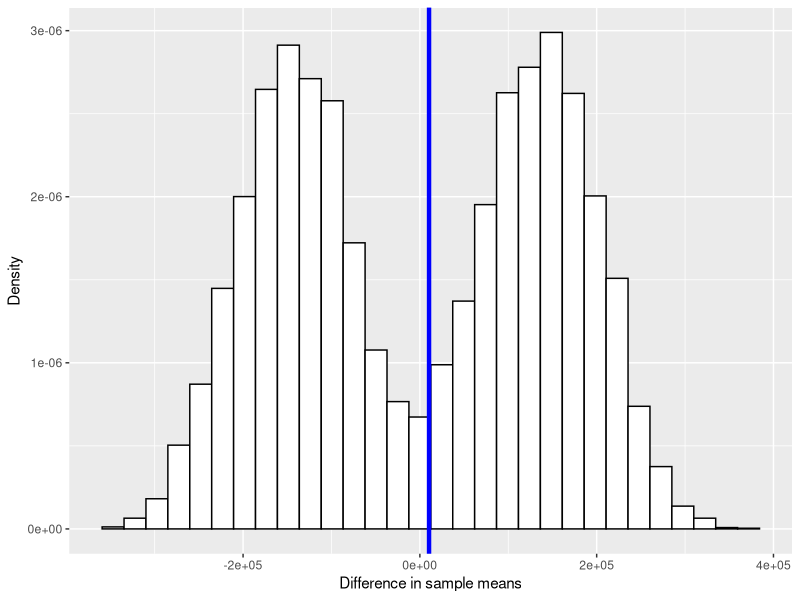

The R source for this figure:
library(tidyverse)
rm(list = ls())
set.seed(440)

n = 10000
df = read.csv("./tate_art.csv")

df <- df %>%
  mutate(size = height * width)
# df <- df %>%
#   filter(medium == "Photograph" | medium == "Watercolor")
Photograph <- df %>%
  filter(medium == "Photograph")
mean(Photograph$size)
# 311917.9

Watercolor <- df %>%
  filter(medium == "Watercolor")
mean(Watercolor$size)
# 301537.3

same_dist_perm_test = function(
    n_perms, xs, ys, test_statistic
) {
  #' 
  #' perform a generic permutation test 
  #' @param n_perms number of permutations to generate
  #' @param xs vector of samples from distribution X
  #' @param yx vector of samples from distribution y
  #' @param test_statistic function that calculates the test statistic
  
  # calculate the number of samples in X and Y
  n = length(xs) 
  m = length(ys) 
  # define labels (1 = X samples, 0 = y samples)
  labels = c(rep(1, n), rep(0, m))
  all_data = c(xs, ys)
  
  # for every permutation replication
  replicate(
    n_perms, {
      # permute label orders
      permuted_labels = sample(labels)
      
      # generate new test statistic under permutation
      test_statistic(all_data[permuted_labels == 1], # new Xs or X permutated
                     all_data[permuted_labels == 0]) # new Ys or Y permuated
    }
    
  )
}

x_obs = df[df$medium == "Photograph", "size"]
y_obs = df[df$medium == "Watercolor", "size"]

# generate permutation samples of T
obs_perms = same_dist_perm_test(
  n, 
  x_obs, 
  y_obs,
  function(a, b) { mean(a) - mean(b) }
)

# plot histogram of T
library(ggplot2)

ggplot(data=data.frame(x=obs_perms)) + 
  geom_histogram(aes(x=x, y=..density..), bins=30,
                 color="black", fill="white") + 
  geom_vline(xintercept=mean(x_obs) - mean(y_obs), 
             color="blue", size=1.5) + 
  xlab("Difference in sample means") + 
  ylab("Density")


p_value = mean(abs(obs_perms) >= abs(mean(x_obs) - mean(y_obs)))
p_value


















